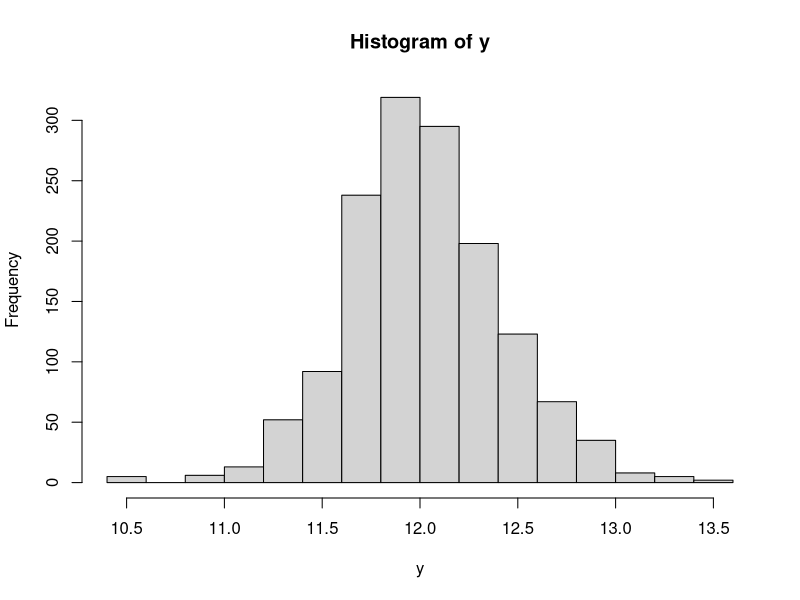
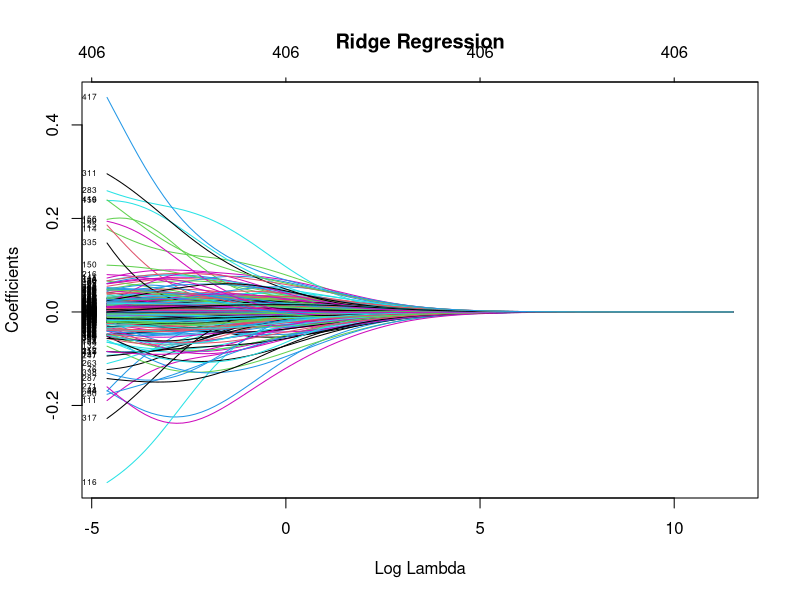
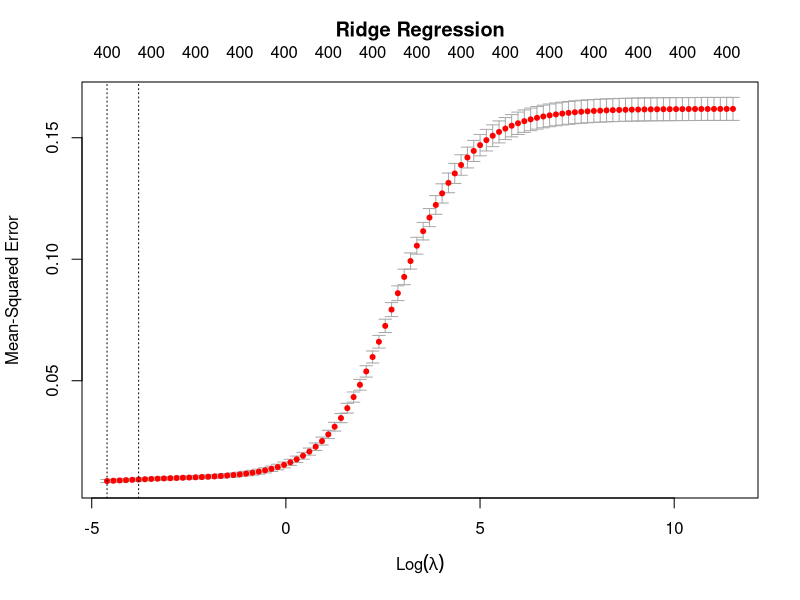
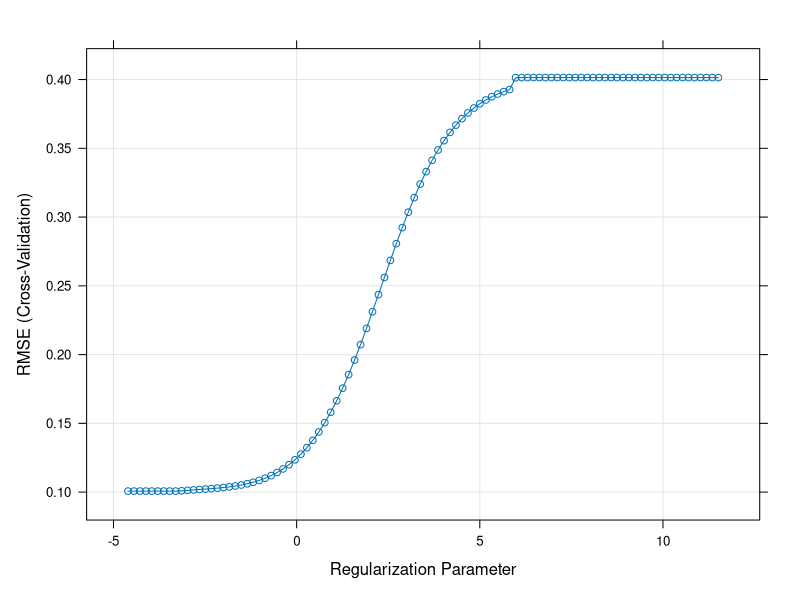
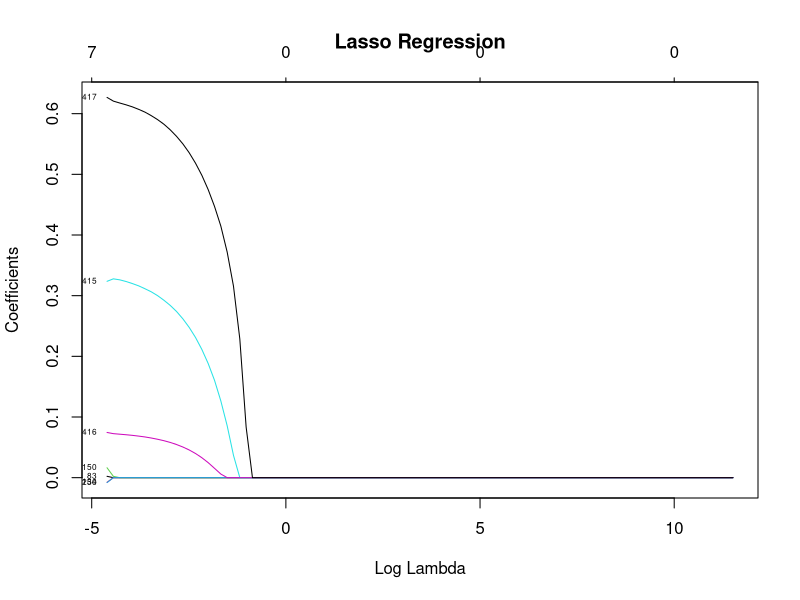
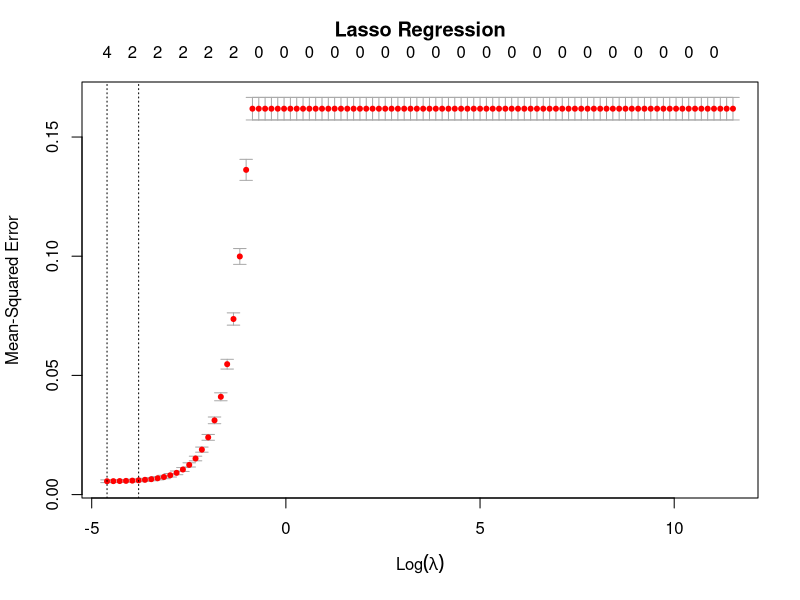

These figures' R source, in order:



# Working with glmnet, importing file. Set variable "obs" to number of observations in the training data

library(glmnet)
data=read.csv("basementM.csv")[,-1]

#m1=read.csv("elasticnet.csv")[,-1]
#m2=read.csv("xingXG.csv")[,-1]
#m3=read.csv("xingRF.csv")[,-1]
#data['m1']=log(m1)
#data['m2']=log(m2)
#data['m3']=log(m3)
data['m1']=log(data['m1'])
data['m2']=log(data['m2'])
data['m3']=log(data['m3'])
data['SalePrice']=log(data['SalePrice'])
obs=1458
data=data[1:obs,]

# x puts the data into a form compatible with glmnet methods. y is shown to be skewed and therefore log transformed

x = model.matrix(SalePrice ~ ., data)[, -1] 
y = data$SalePrice
hist(y)
#y=log(y)

# range of lambda values for grid search

grid = 10^seq(5, -2, length = 100)
ridge.models = glmnet(x, y, alpha = 0, lambda = grid)

dim(coef(ridge.models)) #415 different coefficients, estimated 100 times --
#once each per lambda value.
coef(ridge.models) #Inspecting the various coefficient estimates.

#Visualizing the ridge regression shrinkage.
plot(ridge.models, xvar = "lambda", label = TRUE, main = "Ridge Regression")

# Sampling 70% of the trainign data for training, the rest for testing the model  

set.seed(0)
train = sample(1:obs, 7*obs/10)
test = (-train)
y.test = y[test]

length(train)/nrow(x)
length(y.test)/nrow(x)

#Let's attempt to fit a ridge regression using some arbitrary value of lambda;
#we still have not yet figured out what the best value of lambda should be!
#We will arbitrarily choose 5. We will now use the training set exclusively.
ridge.models.train = glmnet(x[train, ], y[train], alpha = 0, lambda = grid)
ridge.lambda5 = predict(ridge.models.train, s = 5, newx = x[test, ])
sqrt(mean((ridge.lambda5 - y.test)^2))


#Running 10-fold cross validation on ridge model.
set.seed(0)
cv.ridge.out = cv.glmnet(x[train, ], y[train],
                         lambda = grid, alpha = 0, nfolds = 10)
plot(cv.ridge.out, main = "Ridge Regression\n")
bestlambda.ridge = cv.ridge.out$lambda.min
bestlambda.ridge
log(bestlambda.ridge)

#What is the test MSE associated with this best value of lambda?
ridge.bestlambdatrain = predict(ridge.models.train, s = bestlambda.ridge, newx = x[test, ])
sqrt(mean((ridge.bestlambdatrain - y.test)^2))


### Alternative method with caret
library(caret)
set.seed(0)
train_control = trainControl(method = 'cv', number=10)
tune.grid = expand.grid(lambda = grid, alpha=c(0))
ridge.caret = train(x[train, ], y[train],
                    method = 'glmnet',
                    trControl = train_control, tuneGrid = tune.grid)

### Plot the tuning object:
plot(ridge.caret, xTrans=log)

### We see caret::train returns a different result from the
### one by cv.glmnet. By comparing the ridge.caret$results
### and cv.ridge.out$cvm, it's most likely to be rounding and 
### averaging.

### Predicting with the final model
pred = predict.train(ridge.caret , newdata = x[test,])
sqrt(mean((pred - y[test])^2))


##########################
#####Lasso Regression#####
##########################
#Fitting the lasso regression. Alpha = 1 for lasso regression.
lasso.models = glmnet(x, y, alpha = 1, lambda = grid)



#Visualizing the lasso regression shrinkage.
plot(lasso.models, xvar = "lambda", label = TRUE, main = "Lasso Regression")


#Let's attempt to fit a lasso regression using some arbitrary value of lambda;
#we still have not yet figured out what the best value of lambda should be!
#We will arbitrarily choose 5. We will now use the training set exclusively.
lasso.models.train = glmnet(x[train, ], y[train], alpha = 1, lambda = grid)
lasso.lambda5 = predict(lasso.models.train, s = 5, newx = x[test, ])
sqrt(mean((lasso.lambda5 - y.test)^2))



#Running 10-fold cross validation for lambda of lasso model
set.seed(0)
cv.lasso.out = cv.glmnet(x[train, ], y[train],
                         lambda = grid, alpha = 1, nfolds = 10)
plot(cv.lasso.out, main = "Lasso Regression\n")
bestlambda.lasso = cv.lasso.out$lambda.min
bestlambda.lasso
log(bestlambda.lasso)

#What is the test MSE associated with this best value of lambda?
lasso.bestlambdatrain = predict(lasso.models.train, s = bestlambda.lasso, newx = x[test, ])
sqrt(mean((lasso.bestlambdatrain - y.test)^2))

# Runnign 10-fold cross-validation for Elastic Net model parameters alpha, lambda

x0=1965392410
alph=0

for (i in 1:10){
  set.seed(0)
  cv.lasso.out = cv.glmnet(x[train, ], y[train],
                         lambda = grid, alpha = i/10, nfolds = 10)
  bestlambda.lassot = cv.lasso.out$lambda.min


  lasso.models.train = glmnet(x[train, ], y[train], alpha = i/10, lambda = grid)
  lasso.bestlambdatrain = predict(lasso.models.train, s = bestlambda.lassot, newx = x[test, ])
  x1=mean((lasso.bestlambdatrain - y.test)^2)
print(mean(abs(y.test-predict(lasso.models.train, s = bestlambda.lassot, newx = x[test,]))*100/y.test))
print(paste("alpha=",i, "lambda=",cv.lasso.out$lambda.min))
print(paste("rMSE=",sqrt(x1)))

if (x1<=x0)
  {x0=x1
  bestlambda.lasso=bestlambda.lassot
  alph=i/10
  lasso.models.train = glmnet(x[train, ], y[train], alpha = i/10, lambda =bestlambda.lasso)
  print(paste("Set alpha=",i, ",lambda=",cv.lasso.out$lambda.min))
 } 
}

lasso.models.train = glmnet(x[train, ], y[train], alpha = alph, lambda = grid)
mean(abs(y.test-predict(lasso.models.train, s = bestlambda.lasso, newx = x[test,]))*100/y.test)

#rmse for elastic net model

print(paste("rMSEl=",sqrt(mean((predict(lasso.models.train, s = bestlambda.lasso, newx = x[test,]) - y.test)^2))))

# Boosting elastic net by adding predicted SalesPrice values to x data, using epsilon (residuals) as y

epsilon=y[train]-predict(lasso.models.train, s = bestlambda.lasso, newx = x[train,])
epsilon1=y[test]-predict(lasso.models.train, s = bestlambda.lasso, newx = x[test,])

data1=data[1:obs,]
data1["SalePrice"]=predict(lasso.models.train, s = bestlambda.lasso, newx = x)
data1[,'epsilon']=integer(obs)
for (j in row.names(epsilon)){
  data1[j,'epsilon']=epsilon[row.names(epsilon)==j,]
}
for (j in row.names(epsilon1)){
  data1[j,'epsilon']=epsilon1[row.names(epsilon1)==j,]
}
x1 = model.matrix(epsilon ~ ., data1)[, -1] #Dropping the intercept column.
y1 = data1$epsilon
write.csv(data1, "epsilon.csv")


set.seed(0)
train1 = sample(1:nrow(x1), 7*nrow(x1)/10)
test1 = (-train1)
#test=c(1:obs)
#final=c(1461:2919)
y.test1 = y1[test1]

length(train1)/nrow(x1)
length(y.test1)/nrow(x1)
grid = 10^seq(5, -2, length = 100)
lasso.models.train1 = glmnet(x1[train1, ], y1[train1], alpha = 1, lambda = grid)
x00=1965392410
alph2=0
### Grid search for elastic net parameters of epsilon model
for (i in 1:10){ 
  set.seed(0)
  cv.lasso.out = cv.glmnet(x1[train1, ], y1[train1],
                           lambda = grid, alpha = i/10, nfolds = 10)
  bestlambda.lasso1t = cv.lasso.out$lambda.min
  alph2=i/10
  lasso.models.train1 = glmnet(x1[train1, ], y1[train1], alpha = alph2, lambda = grid)
  lasso.bestlambdatrain = predict(lasso.models.train1, s = bestlambda.lasso1t, newx = x1[test1, ])
  x11=mean((lasso.bestlambdatrain - y.test1)^2)
  print(mean(abs((y.test1-predict(lasso.models.train1, s = bestlambda.lasso1t, newx = x1[test1,]))*100/y.test1)))
  print(paste("alpha=",i, "lambda=",cv.lasso.out$lambda.min))
  print(paste("MSE=",x11))
  print(paste("rMSE=",sqrt(x11)))
  
  if (x11<=x00)
  {x00=x11
  bestlambda.lasso1=bestlambda.lasso1t
  lasso.models.train1 = glmnet(x1[train1, ], y1[train1], alpha = i/10, lambda =bestlambda.lasso1)
  print(paste("alpha=",i, "lambda=",cv.lasso.out$lambda.min))
  print(paste("MSE=",x00))} 
}
data1["predictedE"]=predict(lasso.models.train1, s = 1202, newx = x1)
write.csv(data1, "epsilon.csv")
lasso.models.train1 = glmnet(x1[train1, ], y1[train1], alpha = alph2, lambda = grid)
mean(abs((y.test1-predict(lasso.models.train1, s = bestlambda.lasso1, newx = x1[test1,]))*100/y.test1))
mean(abs(y.test-predict(lasso.models.train, s = bestlambda.lasso, newx = x[test,])-predict(lasso.models.train1, s = bestlambda.lasso1, newx = x1[test,]))*100/y.test)
mean(abs(y.test-predict(lasso.models.train, s = bestlambda.lasso, newx = x[test,])-predict(lasso.models.train1, s = bestlambda.lasso1, newx = x1[test,]))*100/y.test)

# rmse of boosted model

sqrt(mean((y.test-predict(lasso.models.train, s = bestlambda.lasso, newx = x[test,])+predict(lasso.models.train1, s = bestlambda.lasso1, newx = x1[test,]))^2))

# applying the boosted elastic net to testing data for submission

data=read.csv("basementM.csv")[,-1]

#m1=read.csv("elasticnet.csv")[,-1]
#m2=read.csv("xingXG.csv")[,-1]
#m3=read.csv("xingRF.csv")[,-1]
#data['m1']=log(m1)
#data['m2']=log(m2)
#data['m3']=log(m3)
data['m1']=log(data['m1'])
data['m2']=log(data['m2'])
data['m3']=log(data['m3'])
data['SalePrice']=log(data['SalePrice'])
data=data[1459:2917, ]

x = model.matrix(SalePrice ~ ., data)[, -1] 
y = data$SalePrice

Prices=exp(predict(lasso.models.train, s = bestlambda.lasso, newx = x))

data["SalePrice"]=predict(lasso.models.train, s = bestlambda.lasso, newx = x)
data[,'epsilon']=integer(2917-obs)

epsilon=y-predict(lasso.models.train, s = bestlambda.lasso, newx = x)
epsilon1=y-predict(lasso.models.train, s = bestlambda.lasso, newx = x)

x = model.matrix(SalePrice ~ ., data)[, -1] 
y = data$SalePrice



for (j in row.names(epsilon)){
  data[j,'epsilon']=epsilon[row.names(epsilon)==j,]
}
for (j in row.names(epsilon1)){
  data[j,'epsilon']=epsilon1[row.names(epsilon1)==j,]
}
x1 = model.matrix(epsilon ~ ., data)[, -1] 
y1 = data1$epsilon


Prices=Prices-exp(predict(lasso.models.train1, s = bestlambda.lasso1, newx = x))



write.csv(data.frame(Prices), "submission.csv")
